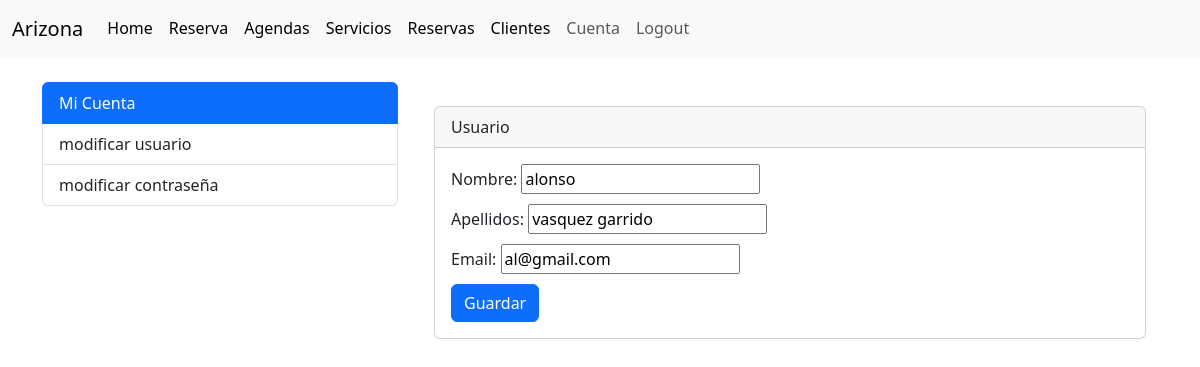
The app's page /account/update-user/ (signed in) with its own data.
### accounts/models.py (models this page shows, shortened)
class User(AbstractBaseUser, PermissionsMixin):
    id = models.AutoField(primary_key=True, unique=True)
    username = models.CharField(
        'Usuario', max_length=30, unique=True, validators=[
            validators.RegexValidator(
                re.compile('^[\w.@+-]+$'),
                'ingrese un nombre de usuario valido '
                'Este valor debe contener solo letras, números '
                'excepto: @/./+/-/_.',
                'invalid'
            )
        ],
        help_text='Un nombre corto que sera usado'+
                  ' para identificarlo de forma unica en la plataforma.'
    )
    name = models.CharField('Nombre', max_length=20)
    apellidos = models.CharField('Apellidos', max_length=30)
    email = models.EmailField('Email', unique=True)
    is_staff = models.BooleanField('Admin', default=False)
    is_active = models.BooleanField('Ativo', default=True)
    date_joined = models.DateTimeField('Data de Entrada', auto_now_add=True)
    roles = models.ForeignKey(Rol, on_delete=models.CASCADE, blank=True, null=True)
    USERNAME_FIELD = 'username'
    REQUIRED_FIELDS = ['email']
    objects = CustomUserManager()
    class Meta:
        verbose_name = 'Usuario'
        verbose_name_plural = 'Usuarios'

### accounts/views.py (the view)
class UpdateUserView(LoginRequiredMixin, UpdateView):
    model = User
    login_url = reverse_lazy('Login:login')
    template_name = 'accounts/update_user.html'
    fields = ['name', 'apellidos', 'email']
    success_url = reverse_lazy('account:index')
    def get_object(self):
        return self.request.user

### accounts/templates/accounts/update_user.html (shortened to what this page needs)
{% extends 'accounts/index.html' %}
{% block accounts_container %}
<div class="container">
  <br>
  <div class="card">
    <div class="card-header">
      Usuario
    </div>
    <div class="card-body">
      <form method="post">
        <div class="form-group">
          {{ form.name.label_tag }}
          {{ form.name }}
        </div>
        <div class="form-group">
          {{ form.apellidos.label_tag }}
          {{ form.apellidos }}
        </div>
        <div class="form-group">
          {{ form.email.label_tag }}
          {{ form.email }}
        </div>
        <button type="submit" class="btn btn-primary">Guardar</button>
      </form>
    </div>
  </div>
</div>
{% endblock %}

### accounts/templates/accounts/update_user.html (style rules this page uses)
.form-group { margin-bottom: 10px; }

### records on screen
User: name "alonso", apellidos "vasquez garrido", email "al@gmail.com"
